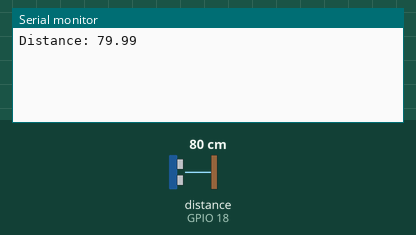
The sketch below on a simulated ESP32. Shown: the last lines printed to the serial monitor. Wiring (inferred from the names in the program): ultrasonic range finder: trigger GPIO 5; echo GPIO 18. Inputs (shaded band) come from the test bench; at power-on: distance to the obstacle (sensor on GPIO 18) 80 cm. The echo pulse lasts 58.3 µs per cm.

Above: at 3.2 s.
3.3 s: distance to the obstacle (sensor on GPIO 18) set to 23 cm
At 5.7 s:
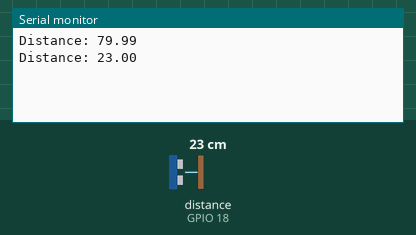
7.1 s: distance to the obstacle (sensor on GPIO 18) set to 19 cm
At 9.3 s:
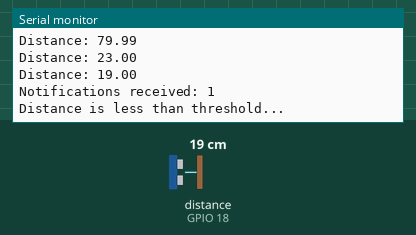
Timing chart, 0 to 10.8 s (numbered marks = the images above; inputs shaded):
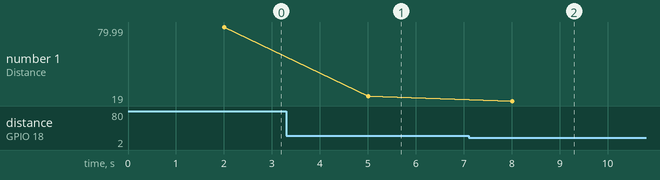

The sketch:

distance_alert_notification.ino
```cpp
const int trigPin = 5;
const int echoPin = 18;

TaskHandle_t receiverTask = NULL; // define as we need access to later it later


void sensorTask(void *pvParameters) {

  while(1) {

   float distance = getDistance();

   Serial.print("Distance: ");
   Serial.println(distance);

   if(distance < 20 && distance > 0) xTaskNotifyGive(receiverTask);

   vTaskDelay(pdMS_TO_TICKS(3000));

  }

}

void alertTask(void *pvParameters) {

  while(1) {

  uint32_t count = ulTaskNotifyTake(pdTRUE, portMAX_DELAY); // Wait & Block forever so execution cant reach next line until next line

  Serial.print("Notifications received: ");
  Serial.println(count);

  Serial.println("Distance is less than threshold...");

  }

}

void setup() {

 Serial.begin(115200);

 pinMode(trigPin, OUTPUT);
 pinMode(echoPin, INPUT);

 delay(2000);

 xTaskCreate(sensorTask, "Sensor Task", 2048, NULL, 1, NULL);
 xTaskCreate(alertTask, "Alert Task", 2048, NULL, 1, &receiverTask);

}

void loop() {


}


float getDistance() {
  // Clear the trigPin
  digitalWrite(trigPin, LOW);
  delayMicroseconds(2);

  // Trigger the sensor by setting the trigPin HIGH for 10 microseconds
  digitalWrite(trigPin, HIGH);
  delayMicroseconds(10);
  digitalWrite(trigPin, LOW);

  // Read the echoPin, returns the sound wave travel time in microseconds
  // timeout set to 30000 µs (~5 meters max range) to prevent blocking
  long duration = pulseIn(echoPin, HIGH, 30000);

  if (duration == 0) {
    return -1.0; // Return -1.0 if out of range or read failed
  }

  float distance = (duration * 0.0343) / 2.0;

  return distance;
}
```

Measured:
- the behaviour switches between 21 and 20 cm on distance to the obstacle (sensor on GPIO 18) (found by bisection; images 1 and 2)
- after the input at 3.3 s, the serial monitor: prints a new line after 1.7 s (image 1)
- after the input at 7.1 s, the serial monitor: prints a new line after 0.91 s (image 2)
- plotted number 1: 79.99 → 23 after the input at 3.3 s, 23 → 19 after the input at 7.1 s
